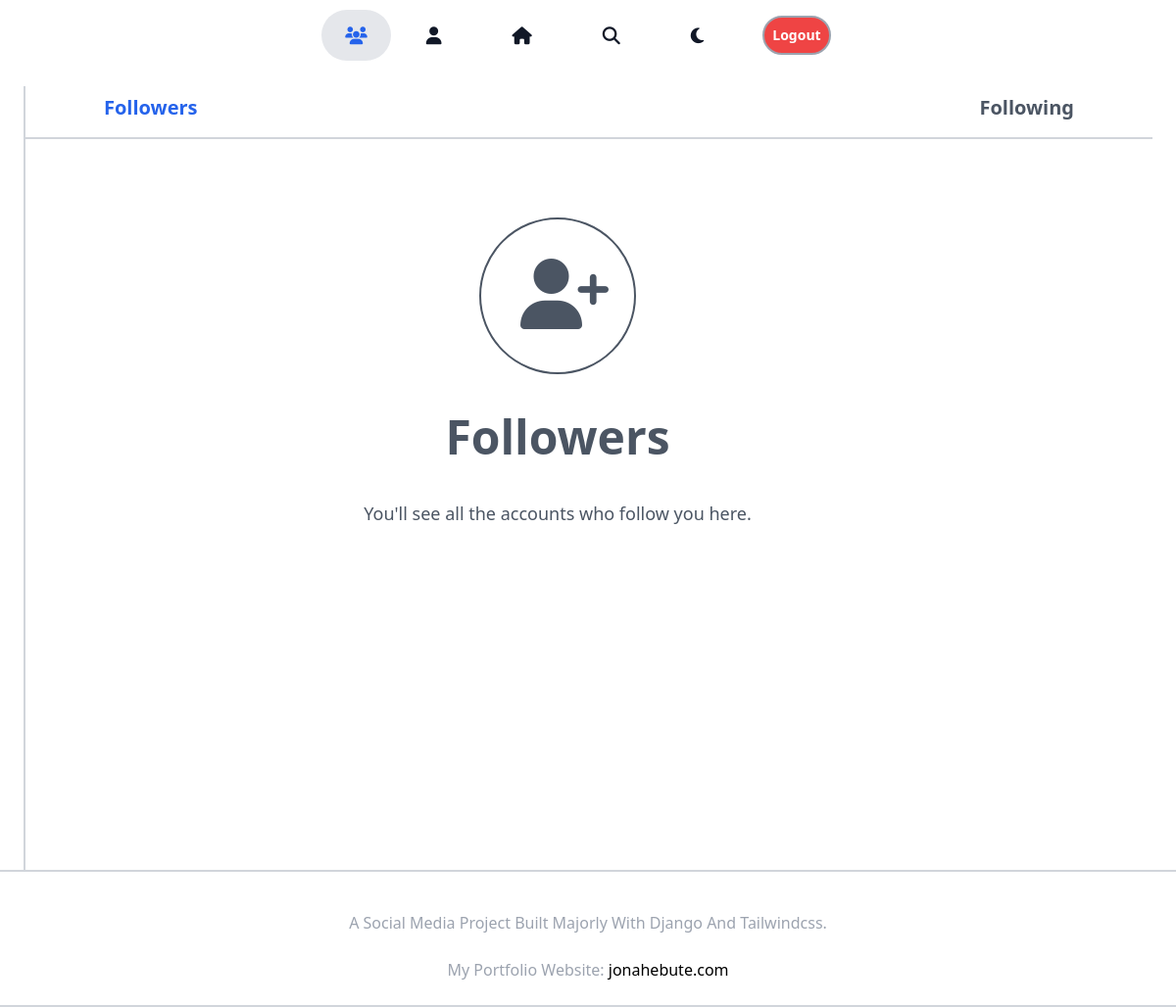
/profile/mark/followers/ (signed in), run on an earlier commit of the app's database.
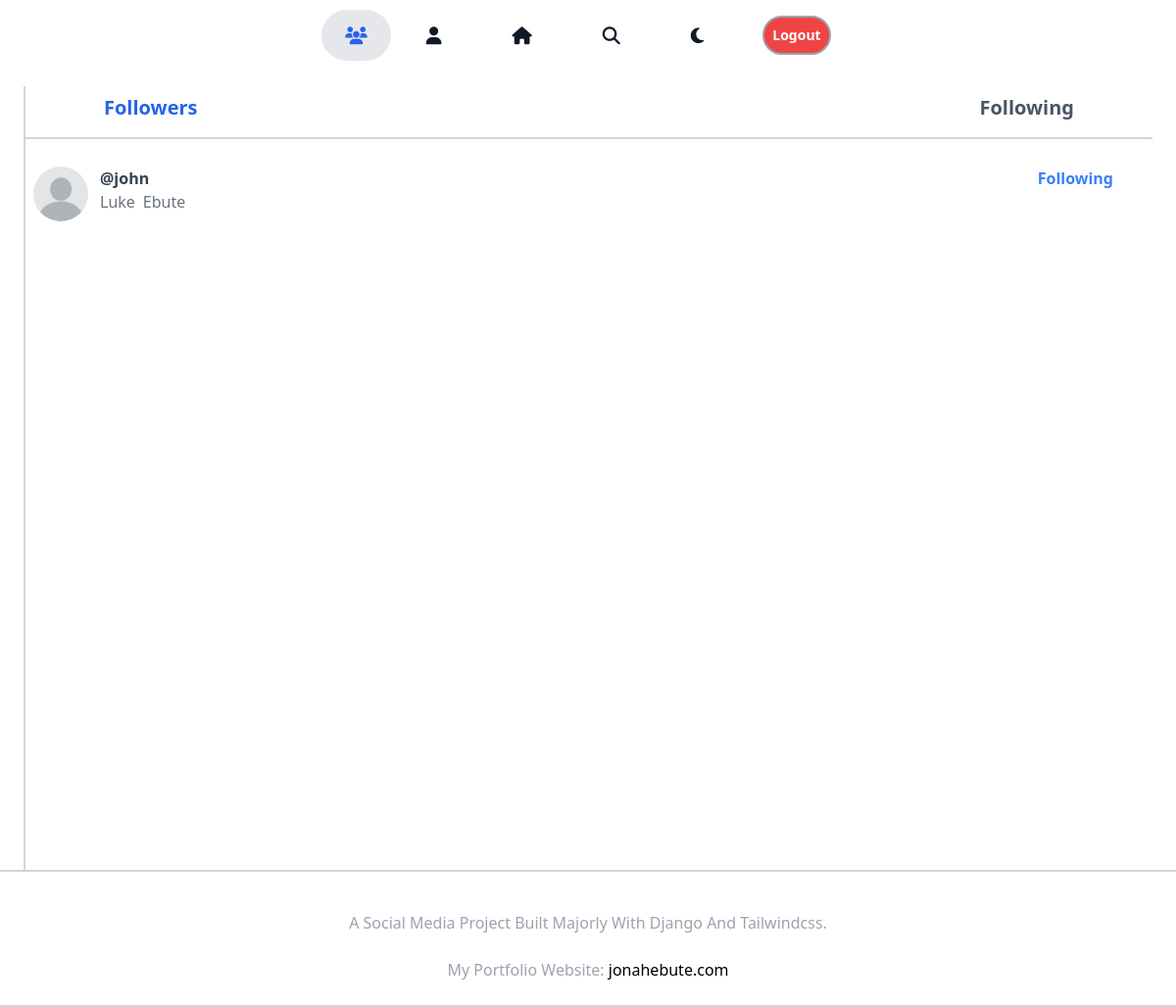
And on a later commit of the database.
### core/models.py (models this page shows, shortened)
class Profile(models.Model):
    username = models.CharField(blank=True,null=True,max_length=30)
    user = models.OneToOneField(User, on_delete=models.CASCADE)
    name_first = models.CharField(max_length=50,null=True)
    name_last = models.CharField(max_length=50,null=True)
    id_user = models.IntegerField()
    profile_pics=models.ImageField(null=True,blank=True,upload_to='profile_pics', default = 'profile_pics/defaultimage2.jpg')
    background_profile_pics=models.ImageField(null=True,blank=True,upload_to='bg_profile_pics', default = 'bg_profile_pics/defaultimage.jpg')
    country = models.CharField(max_length=40,null=True,blank=True,default="")
    city = models.CharField(max_length=40,null=True,blank=True,default="")
    bio = models.TextField(blank = True, null = True,default="")
    followers = models.ForeignKey('Follow', on_delete=models.CASCADE,blank=True,null=True,related_name='followers')
    following = models.ForeignKey('Follow', on_delete=models.CASCADE,blank=True,null=True)
    email = models.EmailField(null=True,blank=True)

### core/views.py (the view)
# urls.py: path('profile/<str:username>/followers/',FollowersView, name = 'followers'),
@login_required()
def FollowersView(request,username):
    user_object = User.objects.get(username = request.user.username)
    user_lists = []
    followers_list = []
    followers_object = Follow.objects.filter(following = username)
    for follower_object in followers_object:
        user_objects = User.objects.filter(username = follower_object.user).first()
        user_lists.append(user_objects)
    for user in user_lists:
        user_profiles = Profile.objects.filter(user = user).first()
        followers_list.append(user_profiles)
    context = {'profiles':followers_list,'user_object':user_object}
    return render(request,'followers.html',context)

### core/templates/followers.html (shortened to what this page needs)
{%extends 'base.html'%}
{%load static%}
{%block content%}
<div class="dark:bg-black overflow-hidden">
    <div class="text-gray-100 flex justify-center mx-auto pb-4 sticky top-0 bg-white dark:bg-black z-10">
        {%include 'partials/navbar2.html'%}
    </div>
    <div class="flex justify-center items-center max-w-6xl mx-auto bg-white dark:bg-black">
        <div class="border-l-2 border-gray-300 dark:border-gray-600 w-full h-screen">
            <div class="flex justify-between mb-3 px-10 text-xl font-semibold border-b-2 border-gray-300 dark:border-gray-600 pb-2">
                <span class="text-blue-600 hover:bg-gray-200 dark:hover:bg-gray-800 px-10 py-2">Followers</span>
                <a href="../following?username={{user_profile.user.username}}" class="hover:bg-gray-200 dark:hover:bg-gray-800 px-10 py-2 text-gray-600 dark:text-white">Following</a>
            </div>
            {%if profiles%}
                {%for profile in profiles reversed%}
                <div class="flex justify-between py-4 px-2">
                    <div>
                        <a href="{%url 'profile' username=profile.user.username%}" class="flex space-x-3">
                            <img class="rounded-full w-14 h-14" src="{{profile.profile_pics.url}}" alt="profile_image">
                            <div>
                                <p class="font-semibold text-gray-700 dark:text-white">@{{profile.user.username}}</p>
                                <span class="flex space-x-2">
                                    <p class="text-gray-500 dark:text-gray-400 first-letter:uppercase">{{profile.name_first}}</p>
                                    <p class="text-gray-500 dark:text-gray-400 first-letter:uppercase">{{profile.name_last}}</p>
                                </span>
                            </div>
                        </a>
                    </div>
                    <div class="font-semibold pb-2 text-blue-500 pr-6">
                        {%if profile.user.username == profile.followers.following%}
                            <p class="px-2 bg-white rounded-md duration-300 hover:bg-gray-200">Following</p>
                        {%else%}
                            <a href="/follow?otherusername={{profile.user.username}}"><p class="px-2 bg-white rounded-md duration-300 hover:bg-gray-200">Follow Back</p></a>
                        {%endif%}
                    </div>
                </div>
                {%endfor%}
            {%else%}
            <div class="mt-20 flex justify-center text-gray-600 dark:text-gray-200 md:pr-16">
                <div class="flex flex-col items-center">
                    <i class="fa-solid fa-user-plus text-7xl p-10 border-2 border-gray-600 dark:border-gray-200 rounded-full w-40 h-40"></i>
                    <p class="font-semibold text-5xl py-10">Followers</p>
                    <p class="flex text-center text-lg">You'll see all the accounts who follow you here.</p>
                </div>
            </div>
            {%endif%}
        </div>
    </div>
    {%include 'partials/footnote.html'%}
</div>
{%endblock%}

What changed in the data, as far as the page shows it:
added Profile: profile_pics (placeholder picture), user.username "john", name_first "luke", name_last "ebute", shows "Following"
Also different on the page:
text no longer shown: "Followers You'll see all the accounts who follow you here."
